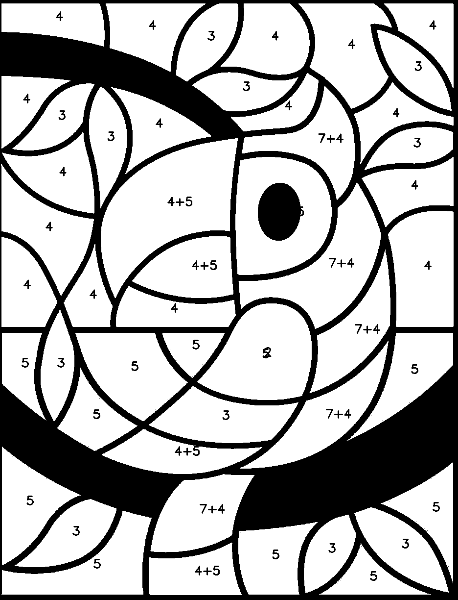
#> input picture test_data/magic_drawing.png, 458 x 600 px
$ python -i image_utils.py   (imports and definitions only)
#> lines starting #> are read from the running program, lines starting #| are printed output that depends on the picture; after the words box and inside, x2 and y2 are one past the last pixel; in counts of white or black regions, pixels touching at a corner belong together
import cv2
from skimage import io
from skimage import io, measure
import matplotlib.pyplot as plt
import random
import numpy as np


def base_drawing_img(img_path):
    # Assuming 'img' is your loaded image
#> called with img_path = 'test_data/magic_drawing.png'
    img = io.imread(img_path)
#> img is the input picture: shape (600, 458, 3); min 0, max 255, mean 180.4
    gray_img = cv2.cvtColor(img, cv2.COLOR_RGB2GRAY)

    # Apply GaussianBlur to reduce image noise in the edge detected image
    blurred_img = cv2.GaussianBlur(gray_img, (3, 3), 0)
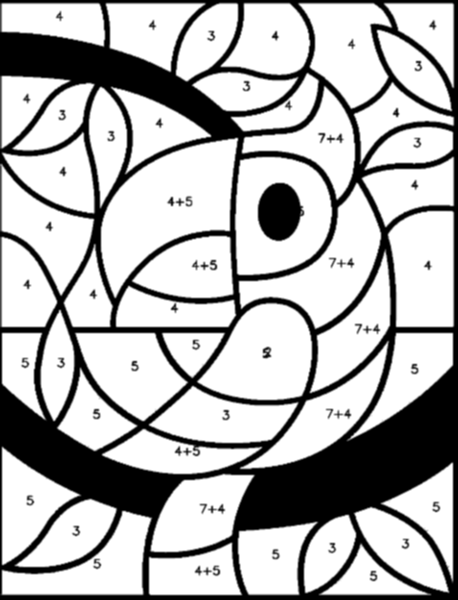
#> blurred_img: shape (600, 458); min 0, max 255, mean 180.5

    # Apply Canny Edge Detector
    edges = cv2.Canny(blurred_img, threshold1=60, threshold2=220)
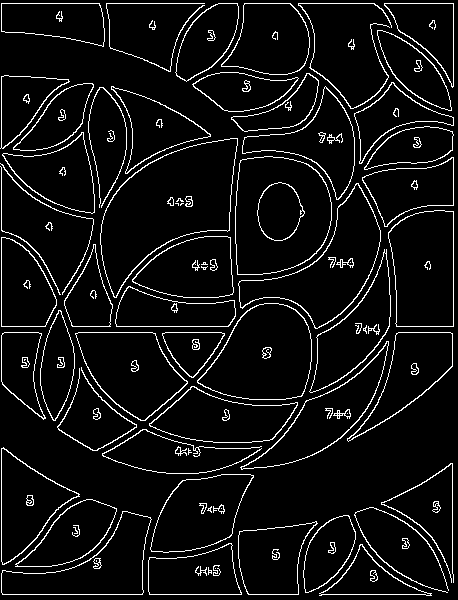
#> edges: shape (600, 458); 6.7% white in thin lines or dots

    # Convert the grayscale image to black and white (binary)
    _, binary_img = cv2.threshold(edges, 50, 255, cv2.THRESH_BINARY_INV)
#> binary_img: shape (600, 458); 93.3% white; black in thin lines or dots

    # Convert the inverted image back to RGB for color text overlay
    bw_img_colored = cv2.cvtColor(binary_img, cv2.COLOR_GRAY2RGB)
#> bw_img_colored: shape (600, 458, 3); 93.3% white; black in thin lines or dots

    gray_img_2 = cv2.cvtColor(img, cv2.COLOR_RGB2GRAY)

    # Convert the grayscale image to black and white (binary)
    _, binary_img_2 = cv2.threshold(gray_img_2, 50, 255, cv2.THRESH_BINARY)
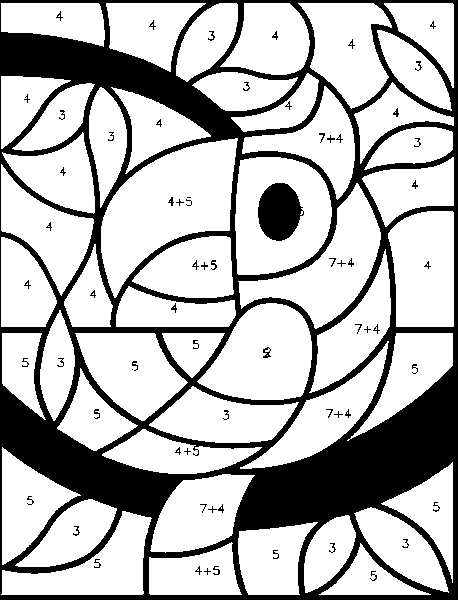
#> binary_img_2: shape (600, 458); 71.8% white; 68 black regions (25 under 20 px), largest, box (x1, y1, x2, y2) and area: (0, 0, 458, 600) 74160, (258, 183, 304, 241) 1964, (263, 347, 271, 358) 47

    # Convert the inverted image back to RGB for color text overlay
    bw_img_colored_2 = cv2.cvtColor(binary_img_2, cv2.COLOR_GRAY2RGB)

    # Blending both images
    alpha = 0.5  # Weight of the first image
    beta = 1.0 - alpha  # Weight of the second image
    blended_img = cv2.addWeighted(bw_img_colored, alpha, bw_img_colored_2, beta, 0)
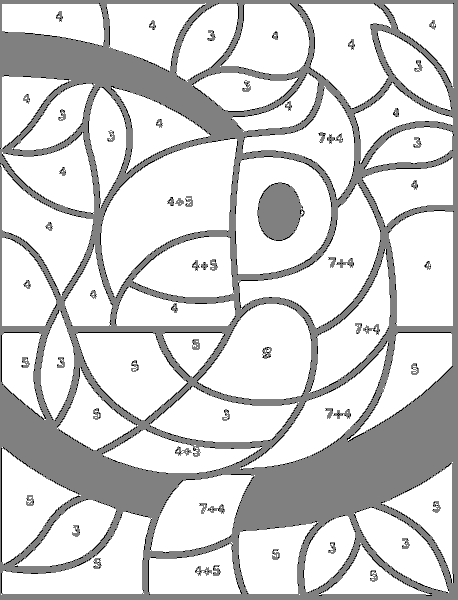
#> blended_img: shape (600, 458, 3); min 0, max 255, mean 210.6
    return blended_img


# [103 lines left out: functions base_drawing_img_without_edge_detection, process_img, not called in this run]

>>> result = base_drawing_img('test_data/magic_drawing.png')
